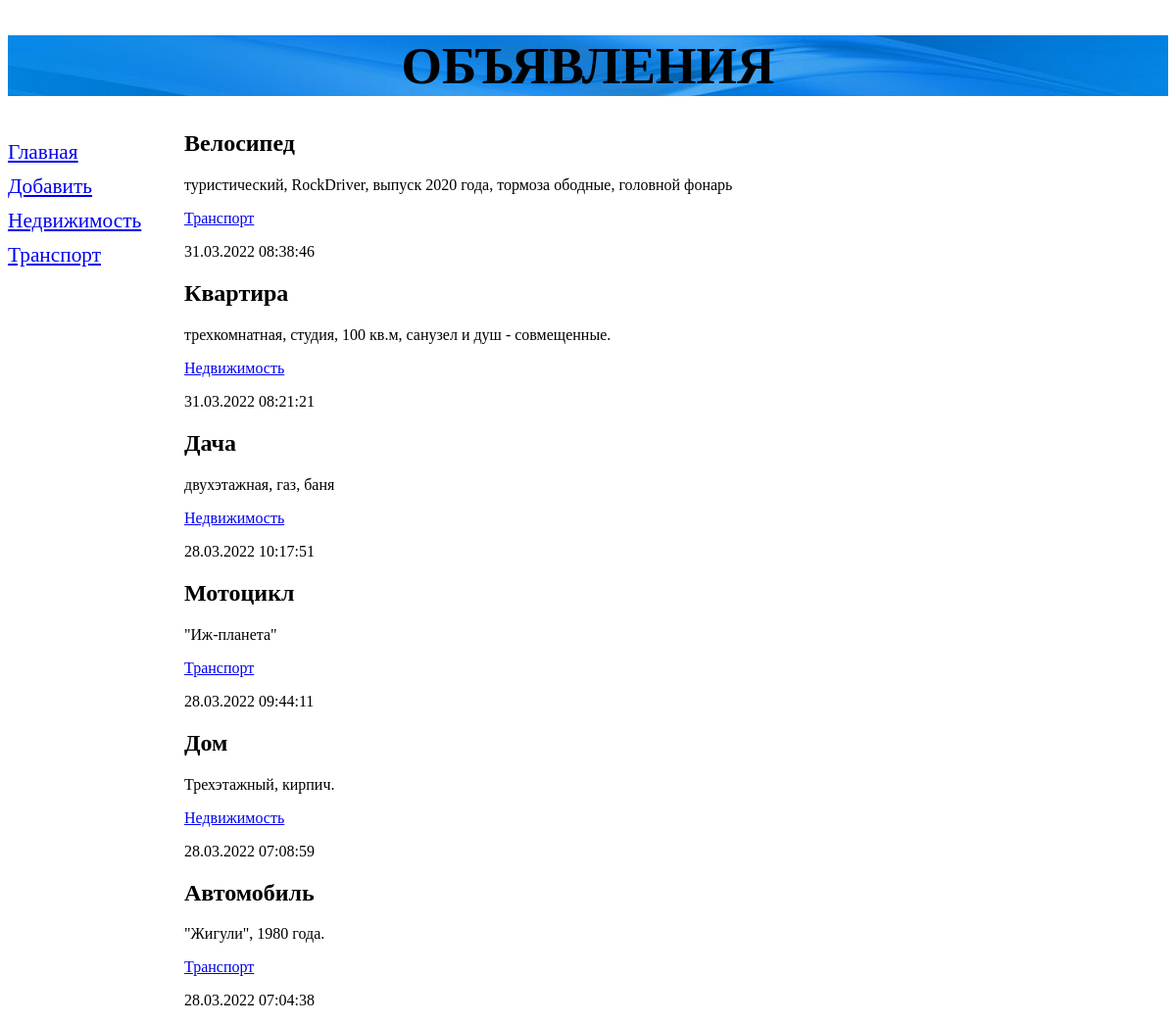
The app's page /, older data.
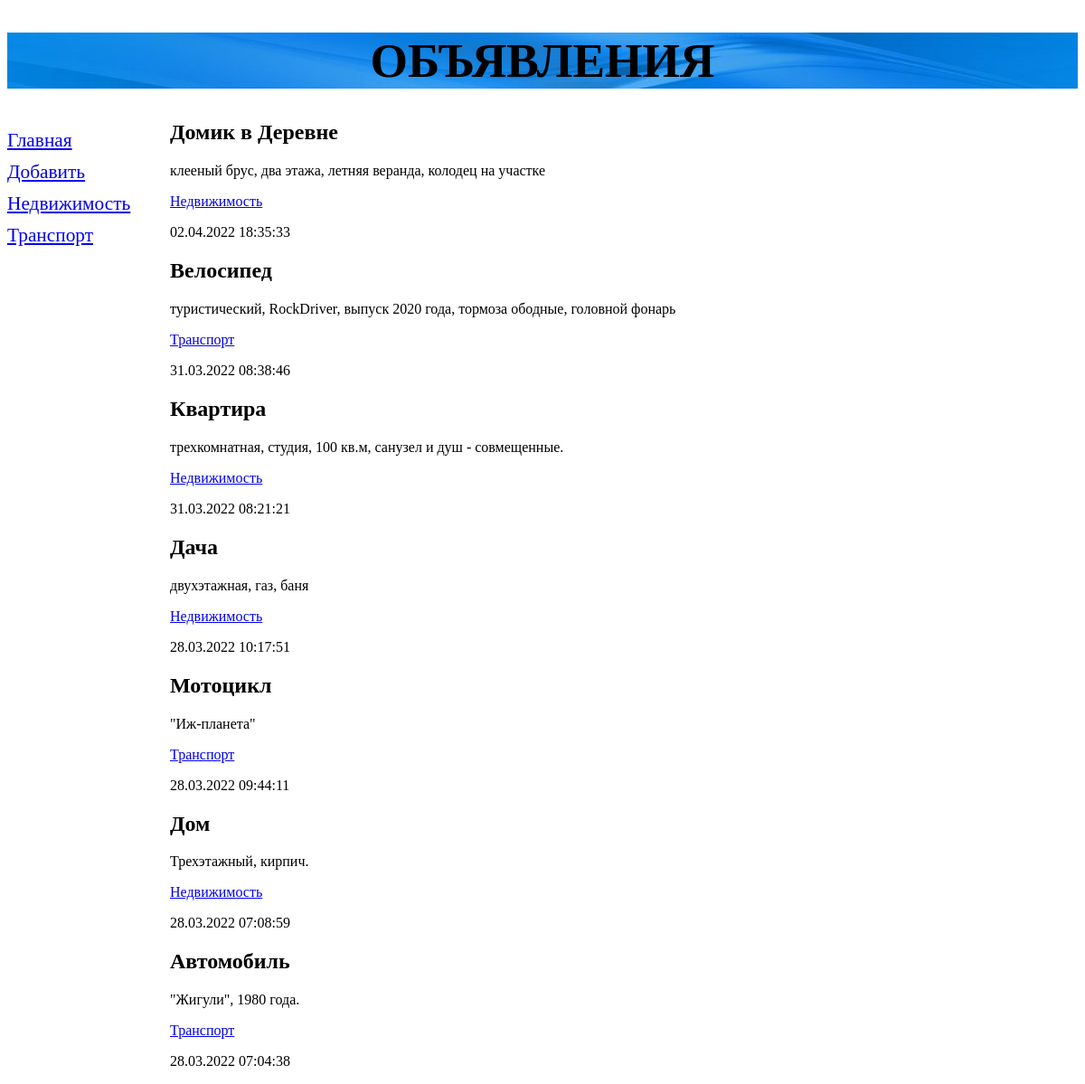
The same page, newer data.
### bboard/models.py (models this page shows, shortened)
class Rubric(models.Model):
    name = models.CharField(max_length=20, db_index=True, verbose_name='Название')
    class Meta:
        verbose_name_plural = "Рубрики"
        verbose_name        = "Рубрика"
        ordering            = ['name']

class Bb(models.Model):
    title       = models.CharField(max_length=50, verbose_name='Товар')
    content     = models.TextField(null=True, blank=True, verbose_name='Описание')
    price       = models.FloatField(null=True, blank=True, verbose_name='Цена')
    published   = models.DateTimeField(auto_now_add=True, db_index=True, verbose_name='Опубликовано')
    rubric      = models.ForeignKey('Rubric', null=True, verbose_name='Рубрика', on_delete=models.PROTECT)
    class Meta:
        verbose_name_plural = "Объявления"
        verbose_name        = "Объявление"
        ordering            = ['-published']

### bboard/views.py (the view)
# urls.py: path('', views.index, name='index'),
def index(request):
    bbs     = Bb.objects.all()
    rubrics = Rubric.objects.all()
    context = {
        'bbs': bbs,
        'rubrics': rubrics,
    }
    return render(request, 'bboard/index.html', context=context)

### bboard/templates/bboard/index.html
{% extends 'layout/basic.html' %}
{% block content %}
    {% for bb in bbs %}
        <div>
            <h2>{{ bb.title }}</h2>
            <p>{{ bb.content }}</p>
            <p><a href="{% url 'by_rubric' bb.rubric.pk %}/">
                {{ bb.rubric.name }}</a></p>
            <p>{{ bb.published|date:"d.m.Y H:i:s" }}</p>
        </div>
    {% endfor %}
{% endblock content %}

### bboard/templates/layout/basic.html (shortened to what this page needs)
{% load static %}
<!DOCTYPE html>
<html>
    <head>
        <link rel="stylesheet" type="text/css" href="{% static 'bboard/style.css' %}">
    </head>
    <body>
        <header>
            <h1>Объявления</h1>
        </header>
        <nav>
            <a href="{% url 'index' %}">Главная</a>
            <a href="{% url 'add' %}">Добавить</a>
            {% for rubric in rubrics %}
                <a href="{% url 'by_rubric' rubric.pk %}">
                    {{ rubric.name }}
                </a>
            {% endfor %}
        </nav>
        <section>
            {% block content %}
            {% endblock content %}
        </section>
    </body>
</html>

### bboard/static/bboard/style.css (style rules this page uses)
header h1 { font-size: 40pt; text-transform: uppercase; text-align: center; background: url('bg.jpg') left / auto no-repeat; }
nav { font-size: 16pt; width: 150px; float: left; }
nav a { display: block; margin: 10px 0px; }
section { margin-left: 180px; }

Row changes from the older to the newer data that the page shows:
added Bb: title "Домик в Деревне", content "клееный брус, два этажа, летняя веранда, колодец на участке", rubric.name "Недвижимость", published "02.04.2022 18:35:33"
